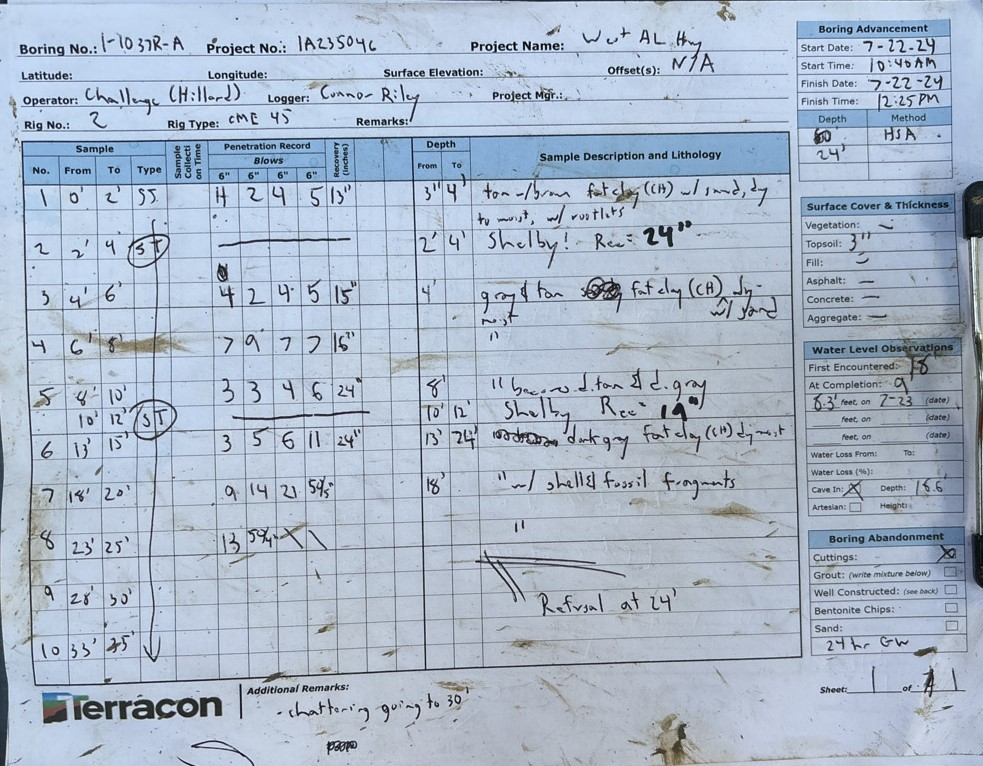
#> input picture data/uploads/1-1037R-A.jpg, 983 x 766 px, found by its file name
$ python table_crops.py
#> lines starting #> are read from the running program, lines starting #| are printed output that depends on the picture
from pathlib import Path
from PIL import Image


def crop_tables(image_path: str, output_dir: str = "table_crops") -> dict:
    """
    Crop the two important tables from a Terracon boring log.

    Returns paths to:
    - Sample Data Table
    - Lithology / Sample Description Table
    """
#> called with output_dir = 'table_crops'

    image_path = Path(image_path)
    output_dir = Path(output_dir)

    if not image_path.exists():
        raise FileNotFoundError(f"Image not found: {image_path}")

    output_dir.mkdir(parents=True, exist_ok=True)

    with Image.open(image_path) as image:

        # Sample Data Table
#> image is the input picture: PIL image 983x766 RGB; mean R, G, B 170.2, 184, 202.2
        sample_data = image.crop(
            (15, 135, 425, 680)
        )
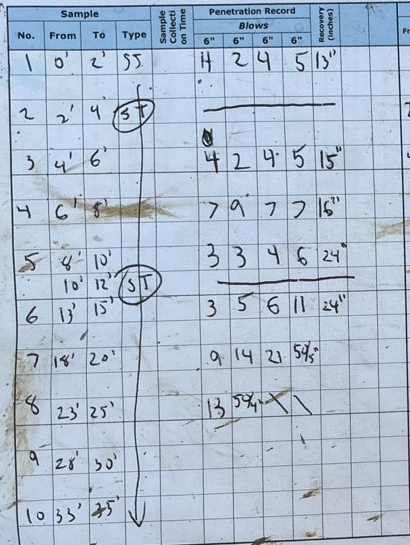
#> sample_data: PIL image 410x545 RGB; mean R, G, B 175.1, 190.6, 210.1

        # Sample Description and Lithology Table
        lithology = image.crop(
            (425, 135, 805, 680)
        )
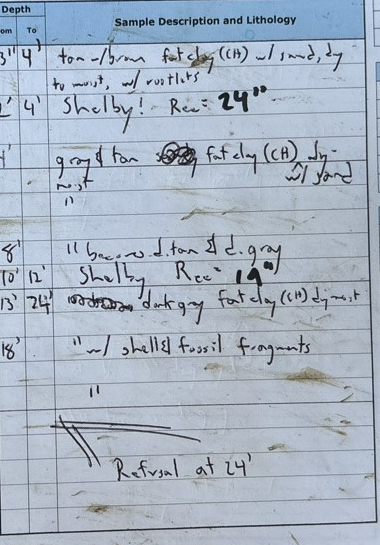
#> lithology: PIL image 380x545 RGB; mean R, G, B 168.4, 180.6, 196.1

        sample_path = output_dir / "sample_data_table.png"
        lithology_path = output_dir / "lithology_table.png"

        sample_data.save(sample_path)
        lithology.save(lithology_path)

    return {
        "sample_data": str(sample_path),
        "lithology": str(lithology_path),
    }


if __name__ == "__main__":

    test_image = (
        r"C:\Users\avula\OneDrive\Desktop"
        r"\ocrtesting\images\1-1037R-A.jpg"
    )

    result = crop_tables(test_image)

    print("\n========== TABLE CROPS ==========\n")
    print(f"Sample Data Table: {result['sample_data']}")
    print(f"Lithology Table:   {result['lithology']}")

$ run again, with data/uploads/1-1035R.jpg copied over data/uploads/1-1037R-A.jpg
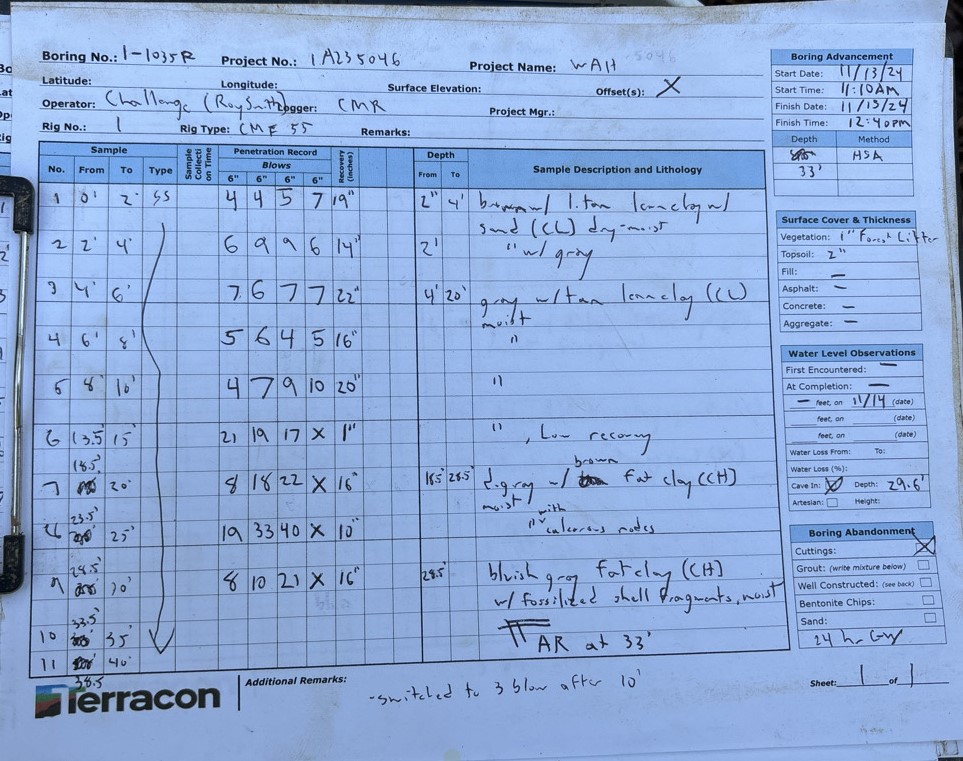
#> input picture data/uploads/1-1035R.jpg, 963 x 761 px, found by its file name
#> in crop_tables, image is the input picture: PIL image 963x761 RGB; mean R, G, B 142.3, 170.9, 217.6
#> in crop_tables, `sample_data = image.crop( (15, 135, 425, 680) )`:
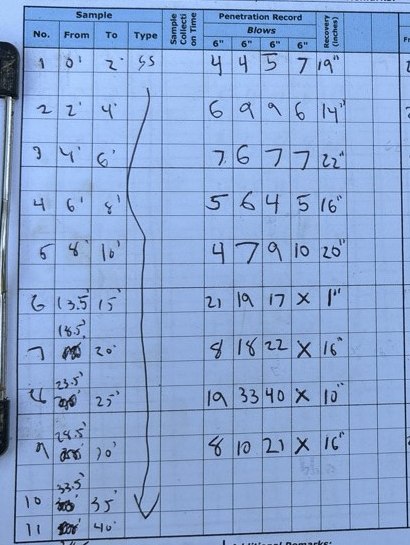
#> sample_data: PIL image 410x545 RGB; mean R, G, B 136.9, 165.4, 211.8
#> in crop_tables, `lithology = image.crop( (425, 135, 805, 680) )`:
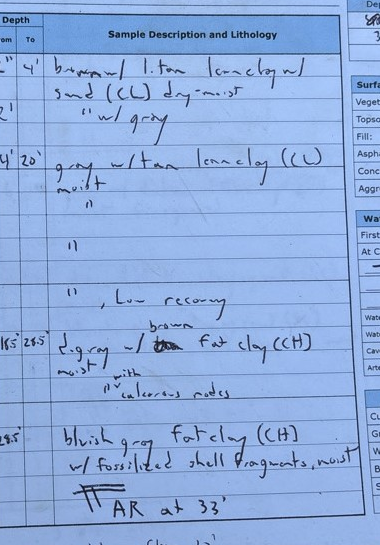
#> lithology: PIL image 380x545 RGB; mean R, G, B 143.2, 173.6, 223.3

$ run again, with data/uploads/1-1038R.jpg copied over data/uploads/1-1037R-A.jpg
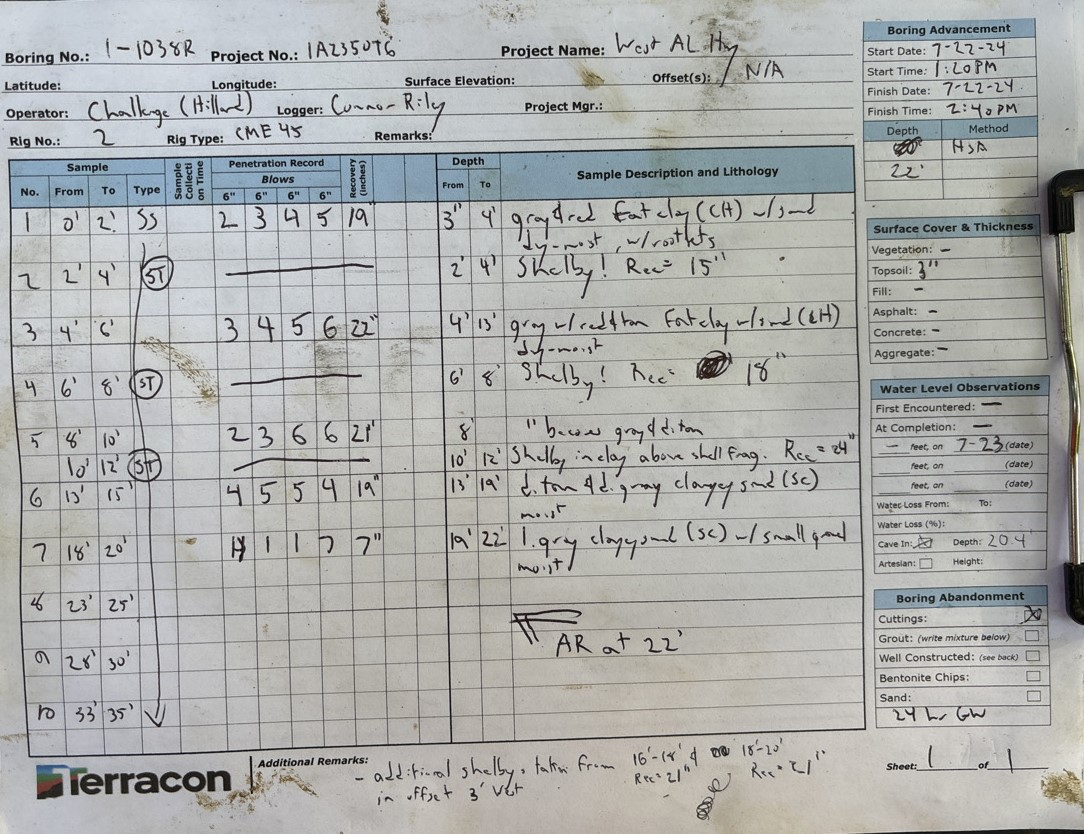
#> input picture data/uploads/1-1038R.jpg, 1084 x 834 px, found by its file name
#> in crop_tables, image is the input picture: PIL image 1084x834 RGB; mean R, G, B 172.8, 174.4, 172.8
#> in crop_tables, `sample_data = image.crop( (15, 135, 425, 680) )`:
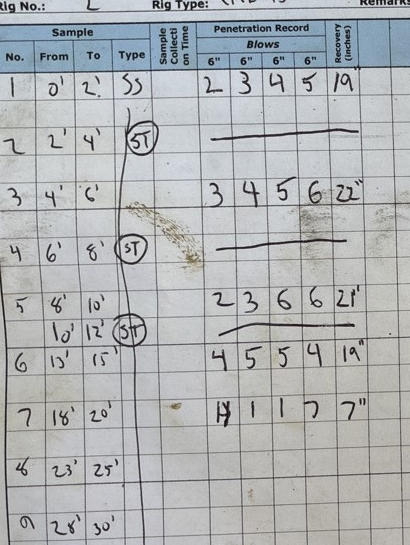
#> sample_data: PIL image 410x545 RGB; mean R, G, B 176.6, 179.7, 181.6
#> in crop_tables, `lithology = image.crop( (425, 135, 805, 680) )`:
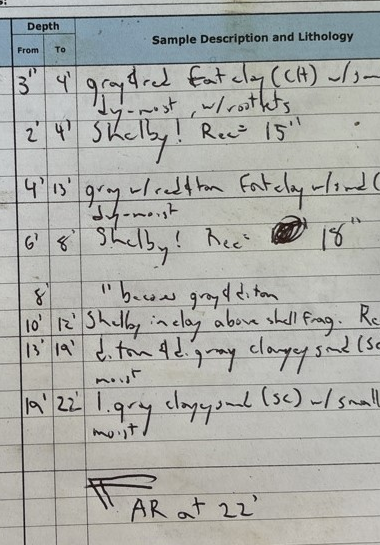
#> lithology: PIL image 380x545 RGB; mean R, G, B 170.6, 172.1, 168

$ run again, with data/uploads/1-1068L.jpg copied over data/uploads/1-1037R-A.jpg
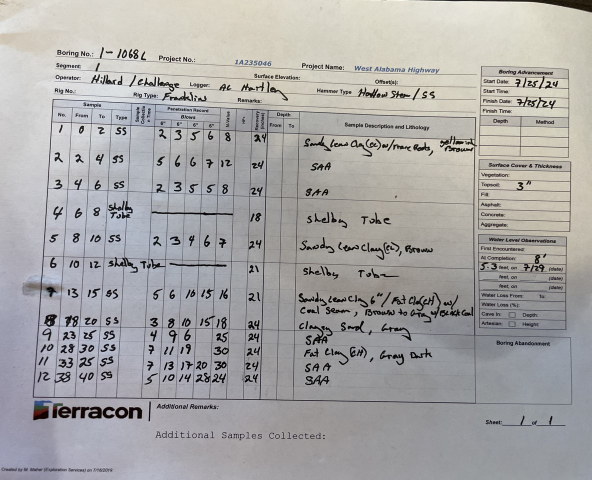
#> input picture data/uploads/1-1068L.jpg, 1183 x 960 px, found by its file name (shown at 1/2 size)
#> in crop_tables, image is the input picture: PIL image 1183x960 RGB; mean R, G, B 168, 166.6, 166
#> in crop_tables, `sample_data = image.crop( (15, 135, 425, 680) )`:
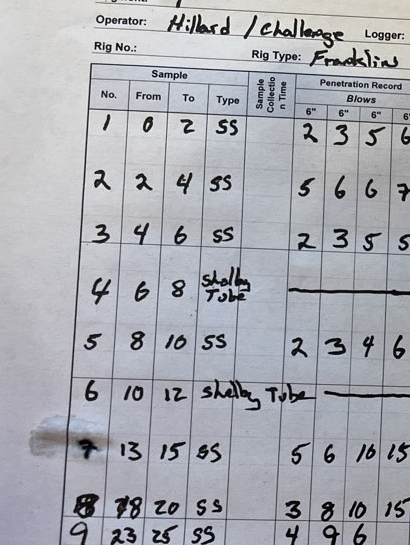
#> sample_data: PIL image 410x545 RGB; mean R, G, B 170.2, 171.8, 178.5
#> in crop_tables, `lithology = image.crop( (425, 135, 805, 680) )`:
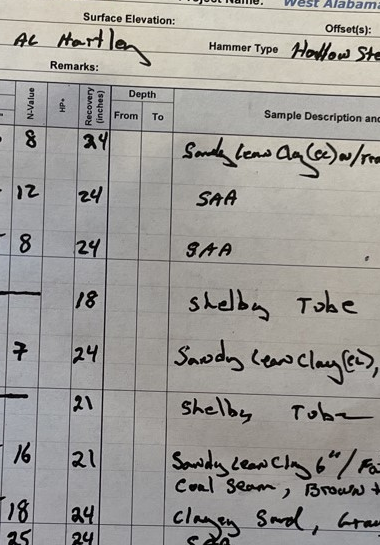
#> lithology: PIL image 380x545 RGB; mean R, G, B 157.3, 155, 151.3
